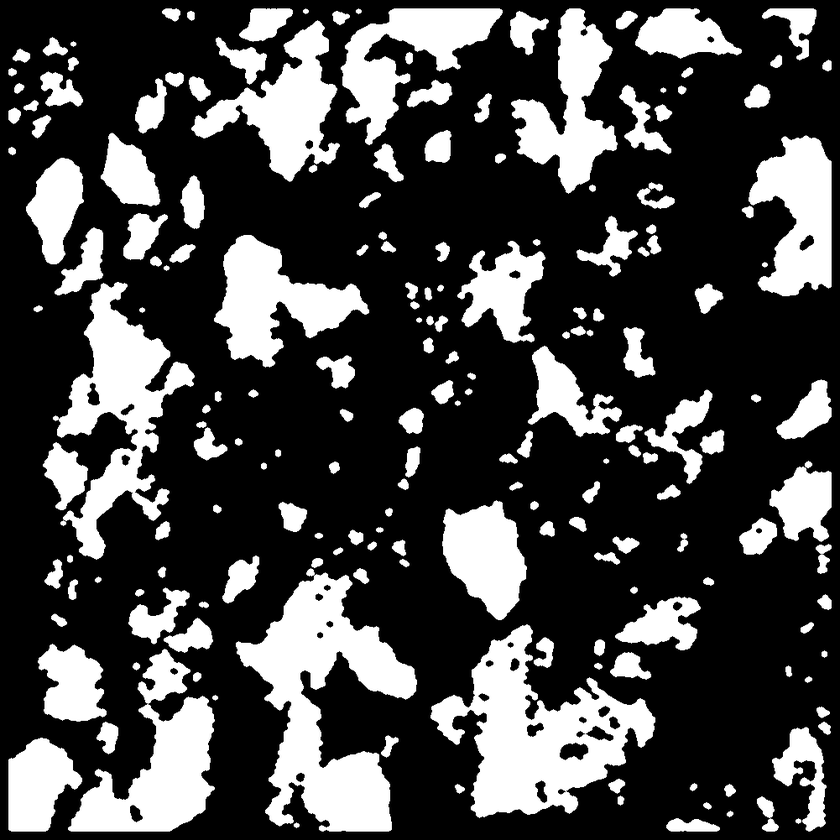
#> input picture data/yashi_qscan/mask/fen_mask.png, 840 x 840 px, shrunk from 1001 x 1001 before the run
$ python fill_poly.py
#> lines starting #> are read from the running program, lines starting #| are printed output that depends on the picture; after the words box and inside, x2 and y2 are one past the last pixel; in counts of white or black regions, pixels touching at a corner belong together
# -*- coding: utf-8 -*-
# @Time : 2020/3/23 下午4:17
# @Author : LuoLu
# @FileName: fill_poly.py
# @Software: PyCharm
# @Github ：https://github.com/luolugithub
# @E-mail ：argluolu@gmail.com

import cv2
from skimage import morphology
import numpy as np

# Load in image, convert to grayscale, and threshold
image = cv2.imread('data/yashi_qscan/mask/fen_mask.png')
#> image is the input picture: shape (840, 840, 3); min 0, max 255, mean 70.4
gray = cv2.cvtColor(image, cv2.COLOR_BGR2GRAY)
thresh = cv2.threshold(gray, 0, 255, cv2.THRESH_BINARY + cv2.THRESH_OTSU)[1]
#> thresh: shape (840, 840); 27.6% white; 190 white regions, largest, box (x1, y1, x2, y2) and area: (236, 568, 417, 832) 20772, (430, 624, 655, 818) 18624, (53, 282, 195, 560) 13831

# Close contour
kernel = cv2.getStructuringElement(cv2.MORPH_RECT, (3, 3))
close = cv2.morphologyEx(thresh, cv2.MORPH_CLOSE, kernel, iterations=1)
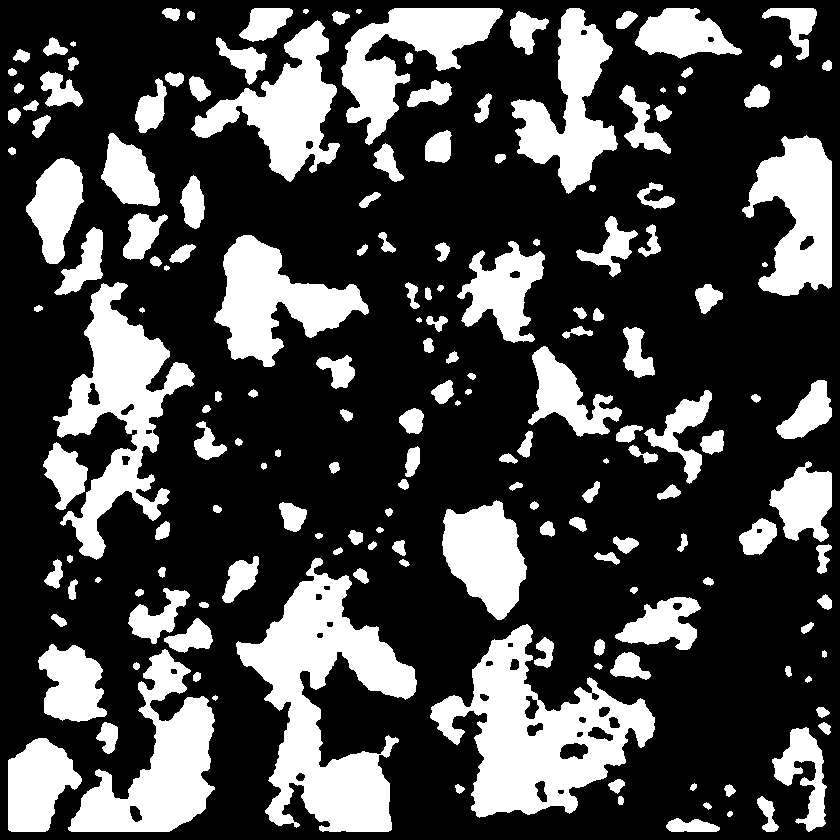
#> close: shape (840, 840); 27.8% white; 175 white regions
# open = cv2.morphologyEx(gray, cv2.MORPH_OPEN, kernel)


# Find outer contour and fill with white
cnts = cv2.findContours(close, cv2.RETR_EXTERNAL, cv2.CHAIN_APPROX_SIMPLE)
#> cnts = 175 contours, 11 with area under 20; largest, box (x1, y1, x2, y2) and area: (236, 558, 417, 832) 20671, (430, 624, 655, 818) 19772, (53, 282, 195, 560) 13636, (68, 649, 215, 832) 11546, (214, 235, 369, 367) 9108
cnts = cnts[0] if len(cnts) == 2 else cnts[1]
cv2.fillPoly(close, cnts, [255, 255, 255])
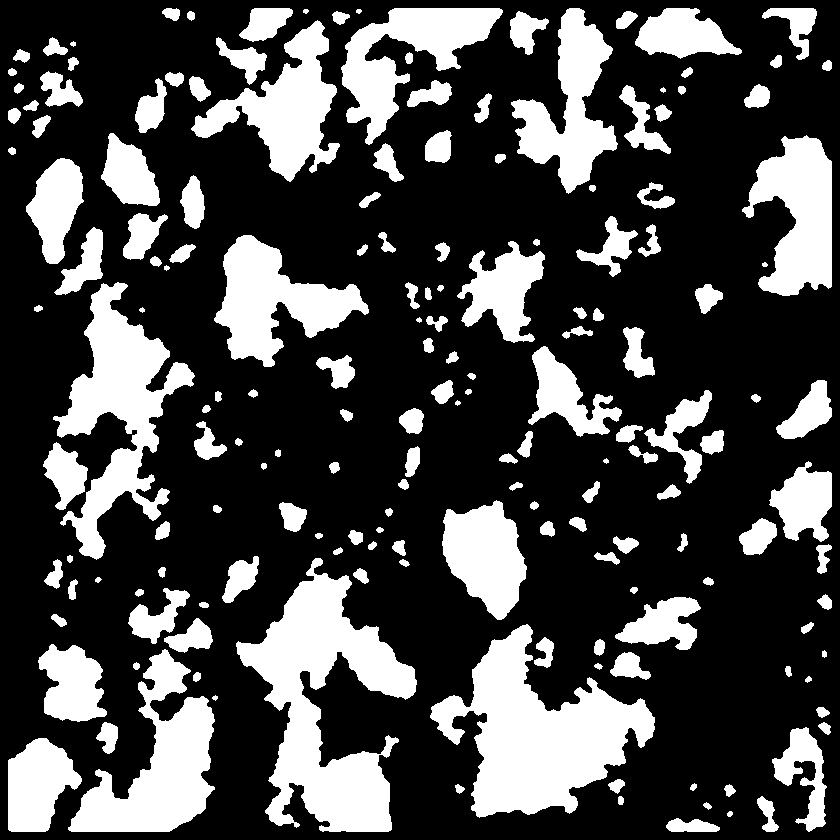
#> close: shape (840, 840); 28.1% white; 175 white regions, largest, box (x1, y1, x2, y2) and area: (236, 558, 417, 832) 21318, (430, 624, 655, 818) 20246, (53, 282, 195, 560) 14211
print(type(close))
#| <class 'numpy.ndarray'>
# binary = cv2.threshold(close, 0, 255, cv2.THRESH_BINARY | cv2.THRESH_OTSU)[1]
# cleaned = morphology.remove_small_objects(binary, min_size=64, connectivity=8)

# remove_small_objects

# find all your connected components (white blobs in your image)
nb_components, output, stats, centroids = cv2.connectedComponentsWithStats(close, connectivity=8)
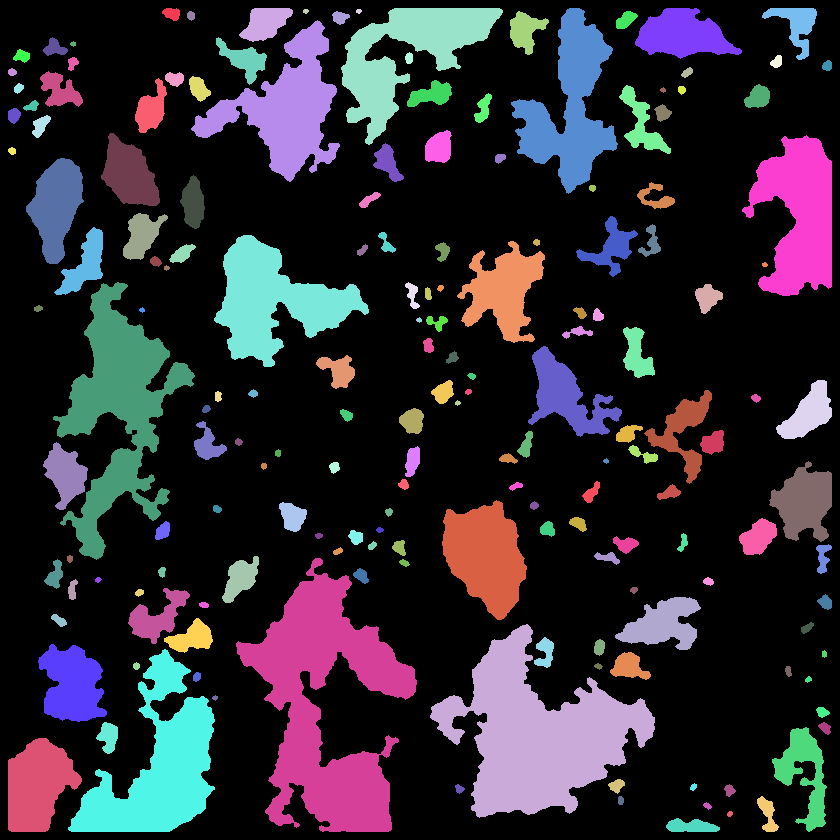
#> output: shape (840, 840) int32; 176 distinct labels, from 0 to 175; one colour per label, 0 black
#> nb_components = 176; stats = 176 rows, first 6: [0, 0, 840, 840, 507210], [162, 8, 18, 13, 170], [239, 8, 54, 34, 1171], [303, 9, 6, 5, 23], [356, 9, 6, 5, 23], [341, 8, 162, 137, 8631]; centroids = 176 pairs, first value 11.73 to 826.9, second value 10.78 to 825.9
# connectedComponentswithStats yields every seperated component with information on each of them, such as size
# the following part is just taking out the background which is also considered a component, but most of the time we don't want that.
sizes = stats[1:, -1]
#> sizes = 175 values, max 21318 at index 132, min 23 at index 2, mean 1133.7
nb_components = nb_components - 1
#> nb_components = 175

# minimum size of particles we want to keep (number of pixels)
# here, it's a fixed value, but you can set it as you want, eg the mean of the sizes or whatever
min_size = 250

# your answer image
img2 = np.zeros((output.shape))
# for every component in the image, you keep it only if it's above min_size
for i in range(0, nb_components):
    if sizes[i] >= min_size:
        img2[output == i + 1] = 255
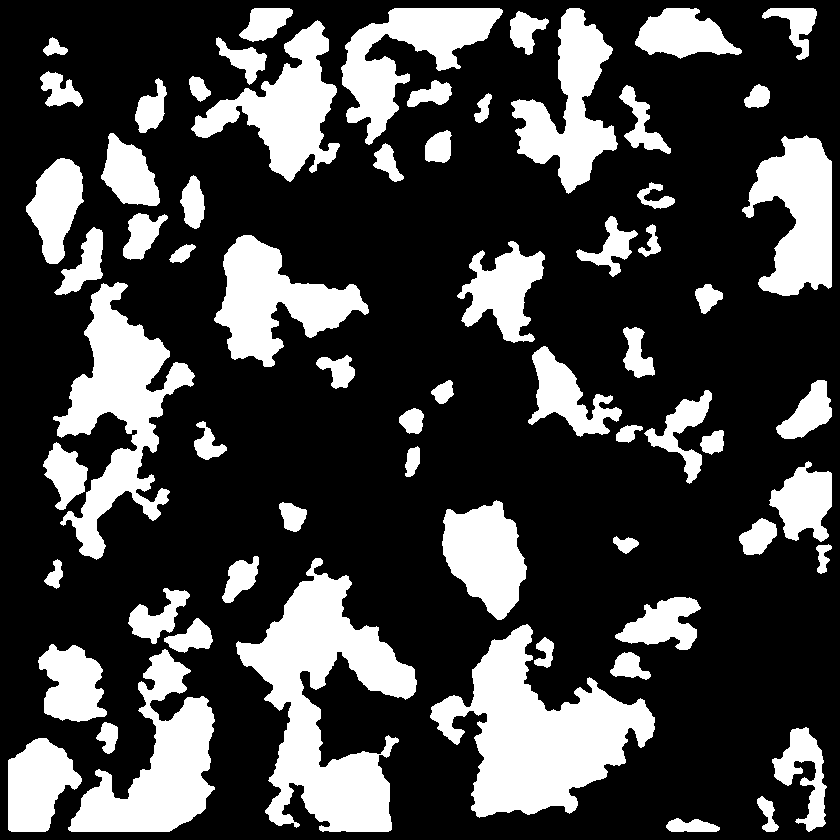
#> img2: shape (840, 840) float64; 26.7% white; 66 white regions, largest, box (x1, y1, x2, y2) and area: (236, 558, 417, 832) 21318, (430, 624, 655, 818) 20246, (53, 282, 195, 560) 14211

cv2.imshow('thresh', thresh)
cv2.imshow('close', close)
cv2.imshow('cleaned', img2)
cv2.waitKey(0)
cv2.destroyAllWindows()
